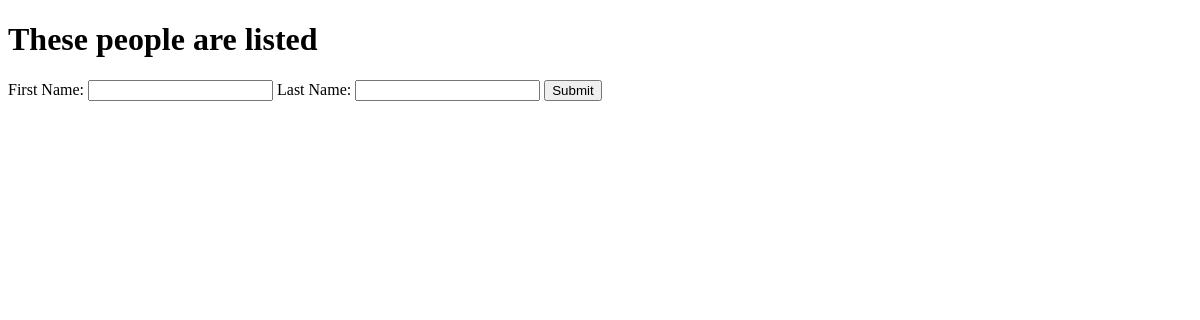
Before: / with the older database file.
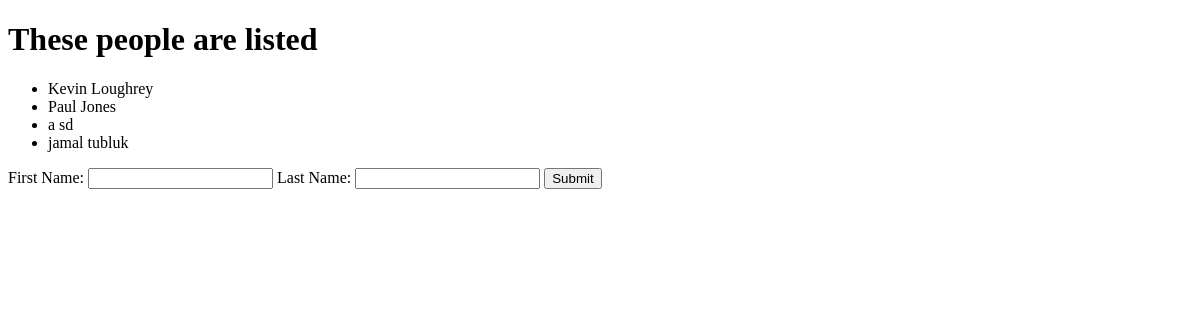
After: the same page with the newer database file.
### people/models.py (models this page shows)
class Person(models.Model):
    first_name = models.CharField(max_length=50)
    last_name = models.CharField(max_length=50)
    def __str__(self):
        return f"{self.first_name} {self.last_name}"

### people/views.py (the view)
# urls.py: path("", views.index, name="index"),
def index(request):
    people = Person.objects.all()
    context = {"people" : people}
    return render(request, "people/index.html", context)

### people/templates/people/index.html (shortened to what this page needs)
<!DOCTYPE html>
<html lang="en">
<head>
</head>
<body>
    <h1>These people are listed</h1>
    <ul>
        {% for person in people %}
            <li>{{person}}</li>
        {% endfor %}
    </ul>
    <form action="{% url 'add_person' %}" method="POST">
         First Name: <input type="text" name="first_name" required>
         Last Name: <input type="text" name="last_name" required>
         <button type="submit">Submit</button>
    </form>
</body>
</html>

Changed rows visible on the page:
added Person: first_name+last_name "Kevin Loughrey"
added Person: first_name+last_name "Paul Jones"
added Person: first_name+last_name "a sd"
added Person: first_name+last_name "jamal tubluk"
